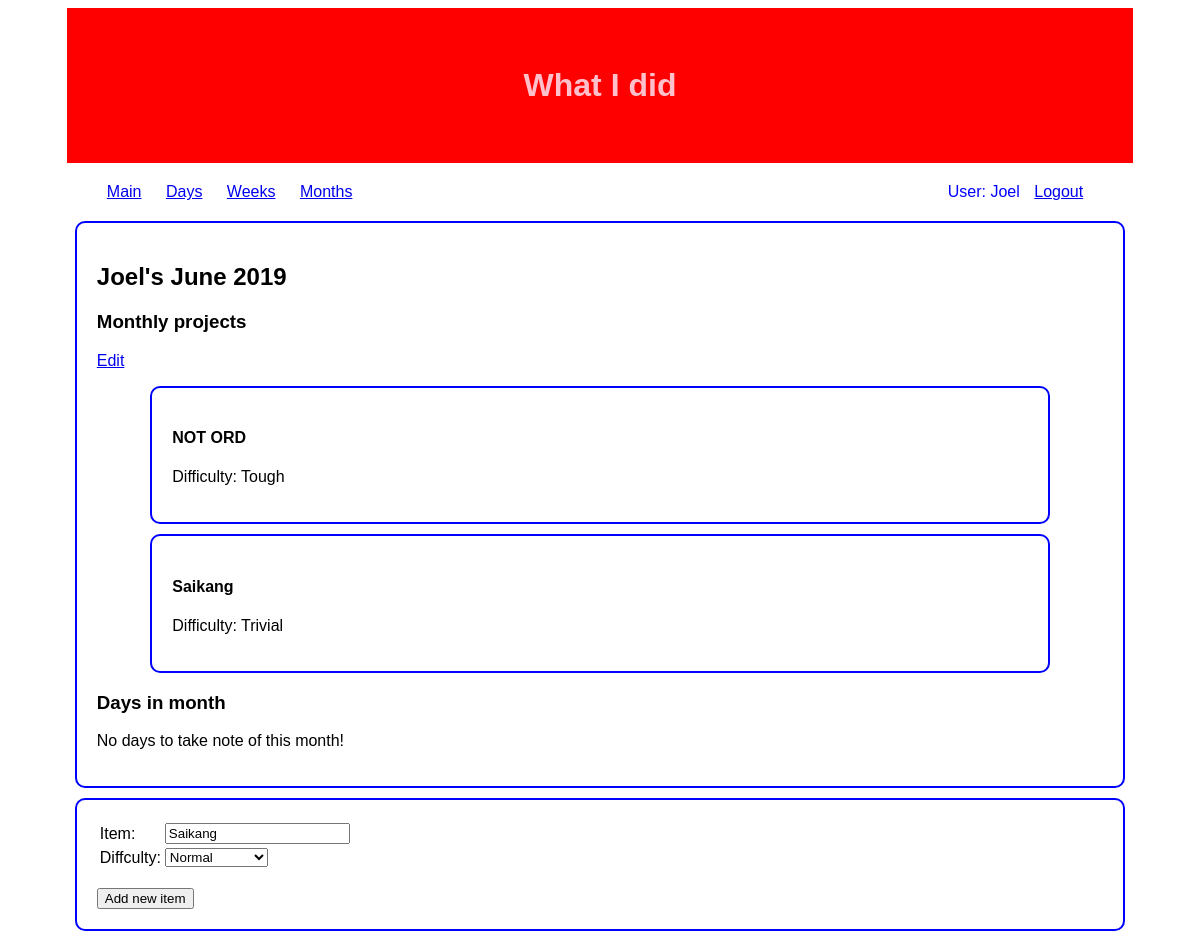
Before: /main/months/16/ (signed in) with the older database file.
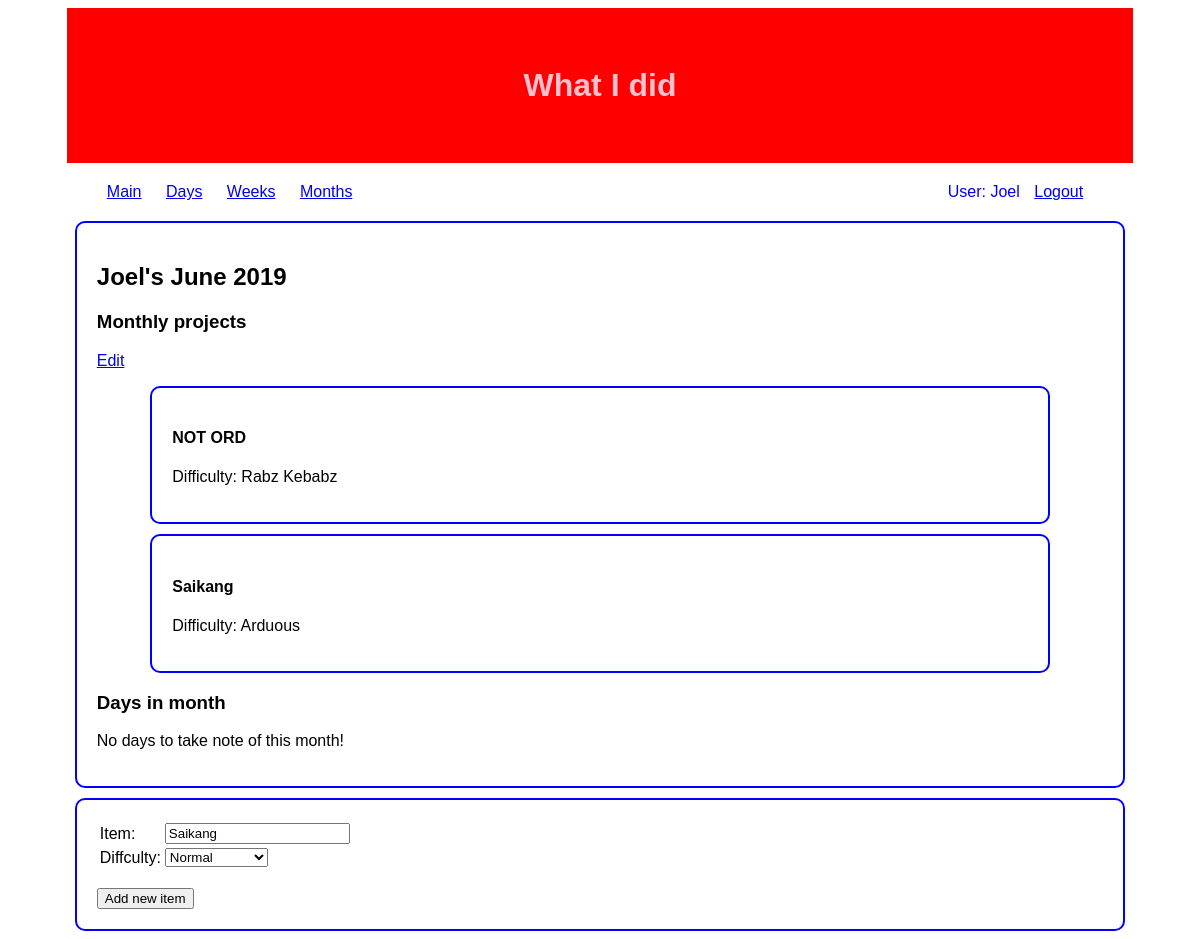
After: the same page with the newer database file.
### thingsdone/models.py (models this page shows)
class ThingDone(models.Model):
  DIFFICULTY = [
    ('Trivial', 'Trivial'),
    ('Normal', 'Normal'),
    ('Challenging', 'Challenging'),
    ('Arduous', 'Arduous'),
    ('Rabz Kebabz', 'Rabz Kebabz'),
  ]
  name = models.CharField(max_length=200, help_text="What did you do?", default="Saikang")
  difficulty = models.CharField(max_length=200, choices=DIFFICULTY, default='Normal', help_text="How challenging was the task?")
  day = models.ForeignKey(Day, blank=True, on_delete=models.CASCADE, null=True)
  week = models.ForeignKey(Week, blank=True, on_delete=models.CASCADE, null=True)
  month = models.ForeignKey(Month, blank=True, on_delete=models.CASCADE, null=True)
  owner = models.ForeignKey('auth.User', on_delete=models.CASCADE, null = True)
  class Meta:
    ordering = ['name']
    verbose_name_plural = 'Things done'
  def __str__(self):
    return self.name

### thingsdone/views.py (the view)
# urls.py: path('months/<int:pk>/', views.MonthDetail, name='months-detail'),
@login_required
def MonthDetail(request, pk):
  month = Month.objects.filter(user=request.user).get(pk=pk)
  days = month.day_set.filter(user=request.user).all()
  if request.method == "POST":
    form = ThingDoneForm(request.POST)
    if form.is_valid():
      fs = form.save(commit=False)
      fs.owner = request.user
      fs.month = month
      fs.save()
      return HttpResponseRedirect(reverse('months-detail', kwargs={'pk': pk}))
  else:
    form = ThingDoneForm
  context = {
    'month': month,
    'days' : days,
    'form' : form,
  }
  return render(request, 'thingsdone/month_detail.html', context)

### thingsdone/models.py (called while the page is built)
  def __str__(self):
    return "%s's "%(self.user) + str(self.start_day.strftime('%B %Y'))

### thingsdone/templates/thingsdone/month_detail.html (shortened to what this page needs)
{% extends 'base_generic.html' %}
{% block content %}
<div class="list-block">
<h2>{{ month }}</h2>
<h3>Monthly projects</h3>
{% if month.thingdone_set.all %}
<p><a href="{% url 'months-edit' month.pk %}">Edit</a></p>
{% endif %}
{% if month.thingdone_set.all %}
  {% for thingdone in month.thingdone_set.all %}
    <div class="list-block">
      <h4>{{ thingdone }}</h4>
      <p>Difficulty: {{ thingdone.difficulty }}</p>
    </div>
  {% endfor %}
{% else %}
  <p>No big projects for the month</p>
{% endif %}
<h3>Days in month</h3>
{% if days.all %}
  {% for day in days.all %}
    <div class="list-block">
      <a href="{{ day.get_absolute_url }}">{{ day }}</a>
      <p>Things done: {{ day.thingdone_set.all.count }}</p>
    </div>
  {% endfor %}
{% else %}
  <p>No days to take note of this month!</p>
{% endif %}
</div>
<div class="list-block">
  <form action="" method="POST">
    <table>
      <tr>
        <td>Item: </td>
        <td>{{ form.name }}</td>
      </tr>
      <tr>
        <td>Diffculty: </td>
        <td>{{ form.difficulty }}</td>
      </tr>
    </table>
    <br>
    <input type="submit" value="Add new item" />
  </form>
</div>
{% endblock %}

Changed rows visible on the page:
changed ThingDone "NOT ORD": difficulty "Tough" → "Rabz Kebabz"
changed ThingDone "Saikang": difficulty "Trivial" → "Arduous"
